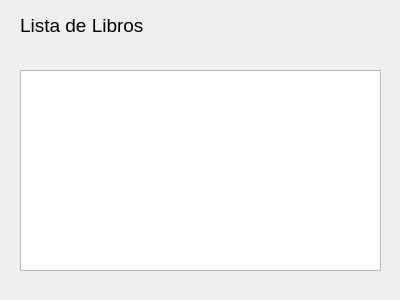
<?xml version="1.0" encoding="UTF-8"?>
<ui version="4.0">
 <class>Widget</class>
 <widget class="QWidget" name="Widget">
  <property name="geometry">
   <rect>
    <x>0</x>
    <y>0</y>
    <width>400</width>
    <height>300</height>
   </rect>
  </property>
  <property name="windowTitle">
   <string>Widget</string>
  </property>
  <widget class="QListView" name="listView">
   <property name="geometry">
    <rect>
     <x>20</x>
     <y>70</y>
     <width>361</width>
     <height>201</height>
    </rect>
   </property>
  </widget>
  <widget class="QLabel" name="label">
   <property name="geometry">
    <rect>
     <x>20</x>
     <y>10</y>
     <width>331</width>
     <height>31</height>
    </rect>
   </property>
   <property name="maximumSize">
    <size>
     <width>16777215</width>
     <height>16777215</height>
    </size>
   </property>
   <property name="font">
    <font>
     <family>MS Sans Serif</family>
     <pointsize>14</pointsize>
    </font>
   </property>
   <property name="text">
    <string>Lista de Libros </string>
   </property>
  </widget>
 </widget>
 <layoutdefault spacing="6" margin="11"/>
 <resources/>
 <connections/>
</ui>
